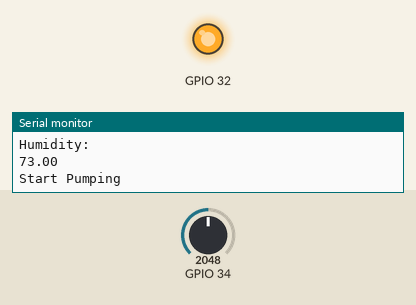
Recording of a sketch running on a simulated ESP32. Shown: output pins drawn as LEDs (lit = HIGH), the last lines printed to the serial monitor. The test bench sets the inputs (shaded band); at power-on: GPIO 34 = 2048.

Above: at 0.1 s.
At 10.1 s:
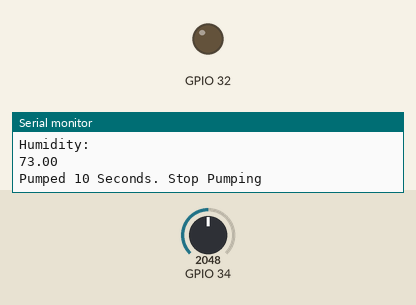
Timing chart, 0 to 11.6 s (numbered marks = the images above):
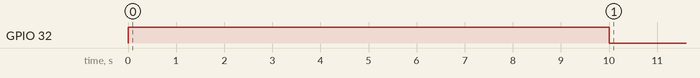

The sketch:

watering_esp32.ino
```cpp
void setup() {
  Serial.begin(9600);
  pinMode(32, OUTPUT);
  digitalWrite(32, LOW);
}

const int wet = 1500;
const int dry = 3500;

double totalHumidity = 0;
int count = 0;
void loop() {
  int sensorValue = analogRead(34);
  Serial.println("Sensor:");
  Serial.println(sensorValue);

  double percentageDry = map(sensorValue, wet, dry, 0, 100);
  double percentageHumidity = 100 - percentageDry;
  Serial.println("Humidity:");
  Serial.println(percentageHumidity);

  totalHumidity += percentageHumidity;

  if (count == 0) {
    // take the average humidity of an hour
    double averageHumidity = totalHumidity/3600.0;

    // if humidity is above 55, pump water for 10 seconds
    if (averageHumidity < 55) {
      Serial.println("Start Pumping");
      digitalWrite(32, HIGH);
    }

    totalHumidity = 0;
  }

  // after pumping for 10 seconds, stop pumping
  if (count == 10 && digitalRead(32) == HIGH) {
    Serial.println("Pumped 10 Seconds. Stop Pumping");
    digitalWrite(32, LOW);
  }

  // every hour is a cycle
  if (count == 60*60) {
    count = 0;
  }

  // repeat loop every second
  delay(1000);
  count++;
}
```

Measured:
- by itself, GPIO 32: LOW → HIGH at 0.00 s, → LOW 10.0 s later
